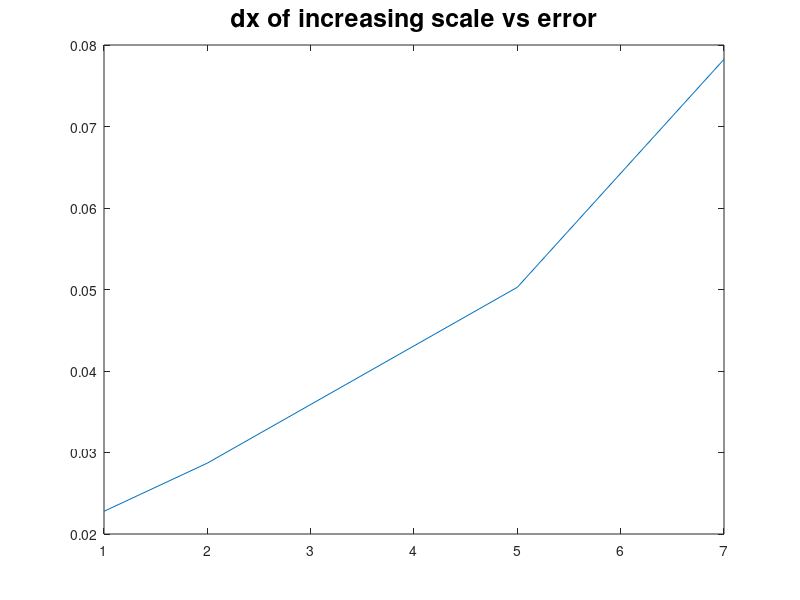

The MATLAB source for this figure:
%Copied from class example
clc;close all;clear;
%map size&time
max_time=500;
original_max_space=401;
original_spread=15;
original_t0=100;
infinite_space=false;%Whether to keep on shifting it to the right/left so the wave never actually stops at edges
offset=0;%How far light should have traveled in that time, compared to the current grid. Whenever this is >1, subtract 1 and move the grid to the right 

net_discrete_offset=0; %How many discrete steps the window has been offset in total

plot_each_frame=false; %Whether to plot each frame of the simulation;
plot_end=false; %Whether to plot the end


resolutions = [1,2,3,4,5,6,7,8,9,10]; % For hw for now
resolutions = [1,2,4,8,16,32,64,128];
resolutions = [1,2,5,7];
%resolutions = [1,2,4];
%resolutions = [1,0.5,0.25,0.125,0.06125];
%resolution_factor = resolutions(1);
resolution_errors = zeros(size(resolutions));



%Function to write a Gaussian source
function gauss = gaussian_source(x_points, peak, spread)
    gauss = exp(-(peak-(x_points)).^2/spread^2);
end

%Function to test RMS error
function error = RMS_error(array1, array2)
    if (size(array2,2) == size(array1,1))
        array2 = transpose(array2);
    end
    %disp(array1)
    %disp(array2)
    %disp("\n\n\n\n\n ")
    N = size(array1, 1);
    diff = array1-array2;
    %disp(diff)
    diff2 = diff.*diff;
    %disp(diff2)
    sum_err = sum(diff2,1);
    %disp(sum_err)
    error = (sum_err/N)^0.5;
end

%Main loop to test different cases for resolutions or timescales etc
%for i = 1:size(resolutions,1)
%    resolution_factor = resolutions(i);
i=0;
for resolution_factor = resolutions
    i=i+1;
%for i = 1:1
    %parameters
    mu = pi*4e-7;
    elp = 8.85e-12;
    c = sqrt(1/mu/elp); 
    wavelength = 523e-9;   %500nm
    freq = c/wavelength;
    
    
    
    
    %Unit 
    dx = wavelength/20;
    dy = dx;
    dt = 1/c*((1/dx)^2+(1/dy)^2)^-0.5; %Stability Conditions
    dx = dx * resolution_factor;
    max_space = floor(original_max_space/resolution_factor);
    disp("Max space: "+max_space)
    
    
    
    
    %E H Conditions
    Ez=zeros(max_space+1,1);
    Hy=zeros(max_space+1,1);
     
    Eeta=dt/dx/elp;     %updating variable   
    Heta=dt/dx/mu;      %updating variable
    
    %Gaussian Source
    t0=original_t0 / resolution_factor;                                                   %Gaussian  start point
    spread=original_spread / resolution_factor;                                                %Gaussian  width
    
    
    
    %Ez starting field
    Ez(2:max_space,1)= gaussian_source(2:max_space, t0, spread);  %Gaussian  function
    
    Z = ((elp/mu)^0.5); % Impedance
    dir_mult = 1;
    travel_right = true;
    if travel_right
        t0 = t0-1;
        dir_mult=-1;
    end
    
    %Hy starting field
    Hy(1:max_space-1,1)= dir_mult*Z*exp(-(t0-(1:max_space-1)).^2/spread^2);  %Gaussian  function
    
    
    %Boundary Condition
    x_conductor = floor(350/resolution_factor);
    
    %Time loop
    current_timestamp_idx = 1;
    for n=1:max_time
        
        
        Hy(1:max_space-1)=Hy(1:max_space-1)+Heta*(-Ez(1:max_space-1)+Ez(2:max_space)); %t=0.5          %equation
        
        
        Ez(2:max_space)=Ez(2:max_space)+Eeta*(Hy(2:max_space)-Hy(1:max_space-1));     %t=1              %equation 
        
        Ez(x_conductor:max_space) = 0;
        
        

        %Update offset (if infinite) and compare to theoretical
        if infinite_space
            light_change = c*dt / dx; %How far right (in x steps) light will have traveled in a time step
            offset = offset + light_change;
            if offset > 1 %Shift everything to the right
                offset = offset-1;
                Ez(1:max_space-1) = Ez(2:max_space);
                Ez(max_space) = 0;
                Hy(1:max_space-1) = Hy(2:max_space);
                Hy(max_space) = 0;
                net_discrete_offset=net_discrete_offset+1;
            end
        end
        
      
        
        if plot_each_frame
            %Plot
            plot(Ez);
            axis([1 max_space -1 1])
            title(['1D-FDTD Right & Left   ','t = ',num2str(n)],'FontSize',18);
            pause(0.001)
        end
    end 
    
    final_light_offset = c*((max_time-1)*dt)/dx;
    rel_offset = final_light_offset-net_discrete_offset;

    theoretical = zeros(size(Ez,1),1);
    final_center = t0+rel_offset;
    final_intensity = 1;
    if final_center > x_conductor
        final_center = x_conductor - (final_center-x_conductor);
        final_intensity = final_intensity*-1;
    end
    disp("Final light center: "+(final_center))

  
    theoretical(1:max_space) = final_intensity*gaussian_source(1:max_space, final_center, spread);
    error = RMS_error(Ez, theoretical);
    disp("Error: "+error)
    resolution_errors(i)=error;
    
    if plot_end
        %Plot last frame
        plot(Ez);
        hold on;
        plot(theoretical);
        hold off;
        axis([1 max_space -1 1])
        title(['1D-FDTD Right & Left   ','t = ',num2str(n)],'FontSize',18);
        pause
    end
end

for e = resolution_errors
    disp(e)
end

plot(resolutions, resolution_errors)
title(['dx of increasing scale vs error'],'FontSize',18);

%}
